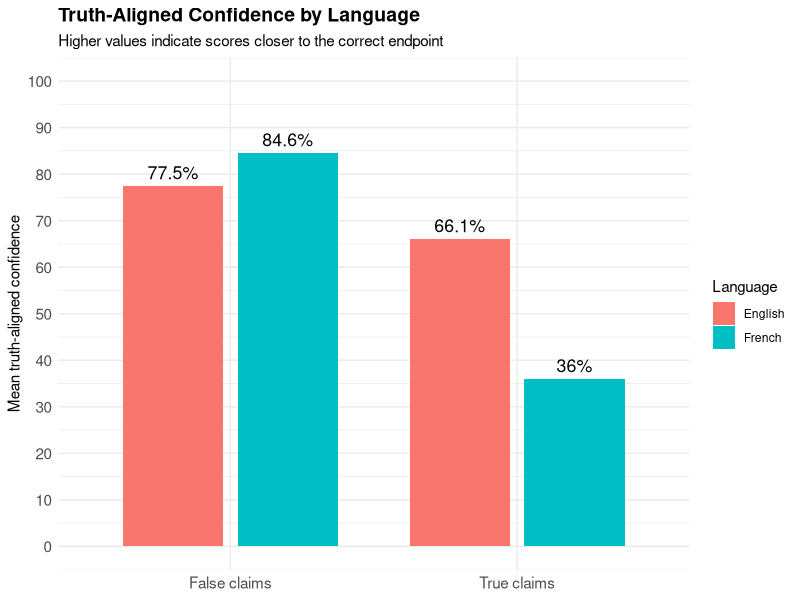
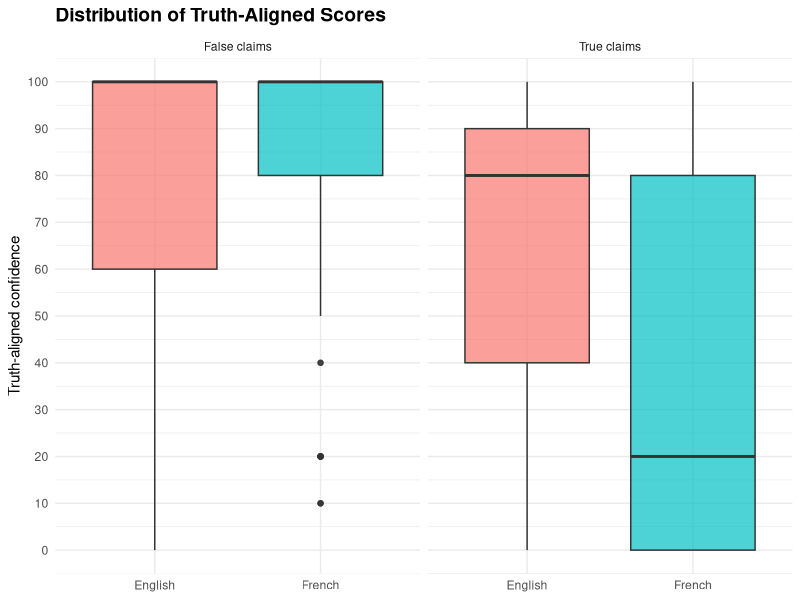
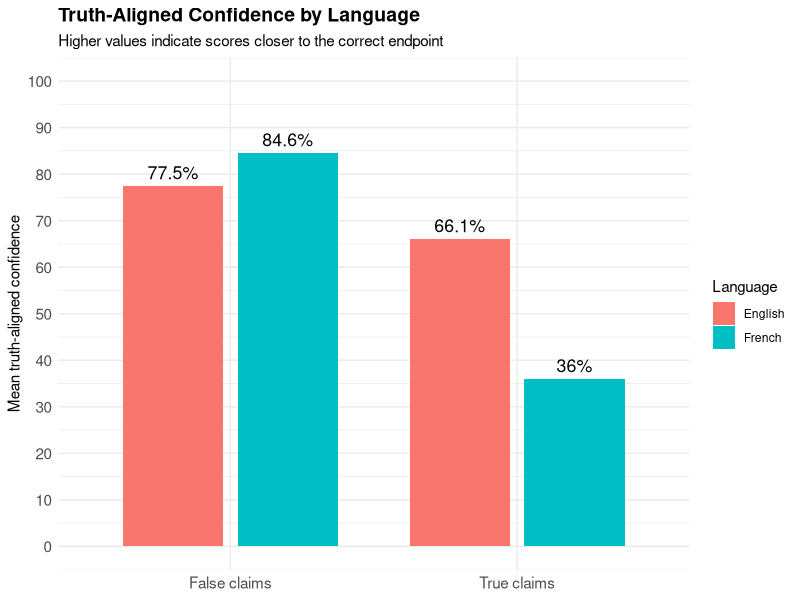
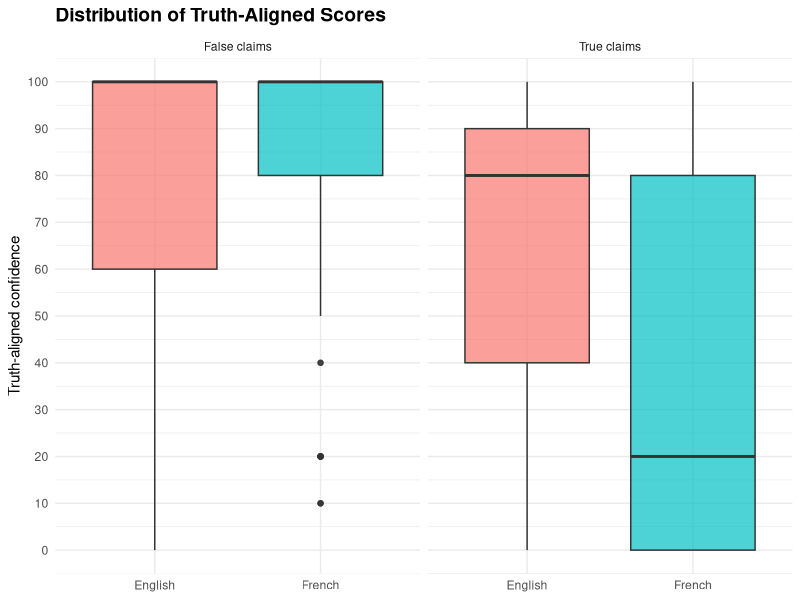

Write the R code that produced these figures, in order.
# ============================================================
# Experiment 1.3 - Truth-aligned confidence analysis
# ============================================================

library(tidyverse)

# ------------------------------------------------------------
# 1. Import datasets
# ------------------------------------------------------------

dataset_false <- read_csv("data/veracity_1.3 - false_cvs.csv")
dataset_true  <- read_csv("data/veracity_1.3 - true_cvs.csv")


# ------------------------------------------------------------
# 2. Create truth-aligned confidence score
# ------------------------------------------------------------
# Scale:
# 100 = score is exactly at the correct endpoint
# 0   = score is exactly at the wrong endpoint
#
# TRUE claims: ideal = 100
# FALSE claims: ideal = 0

dataset_true <- dataset_true %>%
  mutate(
    truth_aligned_confidence = score
  )

dataset_false <- dataset_false %>%
  mutate(
    truth_aligned_confidence = 100 - score
  )


# ------------------------------------------------------------
# 3. Summary by dataset and language
# ------------------------------------------------------------

confidence_true <- dataset_true %>%
  group_by(LG) %>%
  summarise(
    n = sum(!is.na(truth_aligned_confidence)),
    mean_confidence = mean(truth_aligned_confidence, na.rm = TRUE),
    median_confidence = median(truth_aligned_confidence, na.rm = TRUE),
    sd_confidence = sd(truth_aligned_confidence, na.rm = TRUE)
  )

confidence_false <- dataset_false %>%
  group_by(LG) %>%
  summarise(
    n = sum(!is.na(truth_aligned_confidence)),
    mean_confidence = mean(truth_aligned_confidence, na.rm = TRUE),
    median_confidence = median(truth_aligned_confidence, na.rm = TRUE),
    sd_confidence = sd(truth_aligned_confidence, na.rm = TRUE)
  )

confidence_true
confidence_false


# ------------------------------------------------------------
# 4. Combine datasets for overall comparison
# ------------------------------------------------------------

confidence_all <- bind_rows(
  
  dataset_true %>%
    mutate(dataset = "True claims"),
  
  dataset_false %>%
    mutate(dataset = "False claims")
  
) %>%
  mutate(
    Language = recode(
      LG,
      "E" = "English",
      "F" = "French"
    )
  )


overall_confidence <- confidence_all %>%
  group_by(Language) %>%
  summarise(
    n = sum(!is.na(truth_aligned_confidence)),
    mean_confidence = mean(truth_aligned_confidence, na.rm = TRUE),
    median_confidence = median(truth_aligned_confidence, na.rm = TRUE),
    sd_confidence = sd(truth_aligned_confidence, na.rm = TRUE)
  )

overall_confidence


# ------------------------------------------------------------
# 5. Graph: mean confidence by dataset and language
# ------------------------------------------------------------

graph_confidence <- confidence_all %>%
  group_by(dataset, Language) %>%
  summarise(
    mean_confidence = mean(truth_aligned_confidence, na.rm = TRUE),
    .groups = "drop"
  ) %>%
  
  ggplot(
    aes(
      x = dataset,
      y = mean_confidence,
      fill = Language
    )
  ) +
  
  geom_col(
    position = position_dodge(width = 0.8),
    width = 0.7
  ) +
  
  geom_text(
    aes(
      label = paste0(round(mean_confidence, 1), "%")
    ),
    position = position_dodge(width = 0.8),
    vjust = -0.5,
    size = 4.5
  ) +
  
  scale_y_continuous(
    limits = c(0, 100),
    breaks = seq(0, 100, 10)
  ) +
  
  labs(
    title = "Truth-Aligned Confidence by Language",
    subtitle = "Higher values indicate scores closer to the correct endpoint",
    x = NULL,
    y = "Mean truth-aligned confidence",
    fill = "Language"
  ) +
  
  theme_minimal() +
  
  theme(
    plot.title = element_text(face = "bold", size = 14),
    axis.text = element_text(size = 11),
    axis.title = element_text(size = 11)
  )

graph_confidence


# ------------------------------------------------------------
# 6. Boxplot: distribution of confidence
# ------------------------------------------------------------

graph_confidence_distribution <- ggplot(
  confidence_all,
  aes(
    x = Language,
    y = truth_aligned_confidence,
    fill = Language
  )
) +
  
  geom_boxplot(alpha = 0.7) +
  
  facet_wrap(~ dataset) +
  
  scale_y_continuous(
    limits = c(0, 100),
    breaks = seq(0, 100, 10)
  ) +
  
  labs(
    title = "Distribution of Truth-Aligned Scores",
    x = NULL,
    y = "Truth-aligned confidence"
  ) +
  
  theme_minimal() +
  
  theme(
    legend.position = "none",
    plot.title = element_text(face = "bold", size = 14)
  )

graph_confidence_distribution


# ------------------------------------------------------------
# 7. Create paired claim IDs
# ------------------------------------------------------------
# English and French claims appear in the same order.
# Giving each language its own sequence creates matching pairs.

dataset_true_paired <- dataset_true %>%
  group_by(LG) %>%
  mutate(pair_id = row_number()) %>%
  ungroup()

dataset_false_paired <- dataset_false %>%
  group_by(LG) %>%
  mutate(pair_id = row_number()) %>%
  ungroup()


# ------------------------------------------------------------
# 8. Compare English and French within each TRUE claim pair
# ------------------------------------------------------------

paired_true <- dataset_true_paired %>%
  select(
    pair_id,
    LG,
    truth_aligned_confidence
  ) %>%
  pivot_wider(
    names_from = LG,
    values_from = truth_aligned_confidence
  ) %>%
  mutate(
    difference_E_minus_F = E - F,
    
    best_language = case_when(
      E > F ~ "English",
      F > E ~ "French",
      E == F ~ "Same",
      TRUE ~ NA_character_
    )
  )

paired_true


# ------------------------------------------------------------
# 9. Compare English and French within each FALSE claim pair
# ------------------------------------------------------------

paired_false <- dataset_false_paired %>%
  select(
    pair_id,
    LG,
    truth_aligned_confidence
  ) %>%
  pivot_wider(
    names_from = LG,
    values_from = truth_aligned_confidence
  ) %>%
  mutate(
    difference_E_minus_F = E - F,
    
    best_language = case_when(
      E > F ~ "English",
      F > E ~ "French",
      E == F ~ "Same",
      TRUE ~ NA_character_
    )
  )

paired_false


# ------------------------------------------------------------
# 10. Count which language is closer to the truth
# ------------------------------------------------------------

paired_true %>%
  count(best_language)

paired_false %>%
  count(best_language)


# ------------------------------------------------------------
# 11. Paired statistical tests
# ------------------------------------------------------------
# Wilcoxon test is appropriate here because the scores are
# bounded and strongly clustered at values such as 0, 20, 80, 100.

wilcox.test(
  paired_true$E,
  paired_true$F,
  paired = TRUE,
  na.action = na.omit
)

wilcox.test(
  paired_false$E,
  paired_false$F,
  paired = TRUE,
  na.action = na.omit
)


# ------------------------------------------------------------
# 12. Save figures
# ------------------------------------------------------------

dir.create("figures", showWarnings = FALSE)

ggsave(
  "figures/truth_aligned_confidence_png/truth_aligned_confidence.png",
  plot = graph_confidence,
  width = 8,
  height = 5,
  dpi = 300
)

ggsave(
  "figures/truth_aligned_confidence_png/truth_aligned_confidence_distribution.png",
  plot = graph_confidence_distribution,
  width = 8,
  height = 5,
  dpi = 300
)
